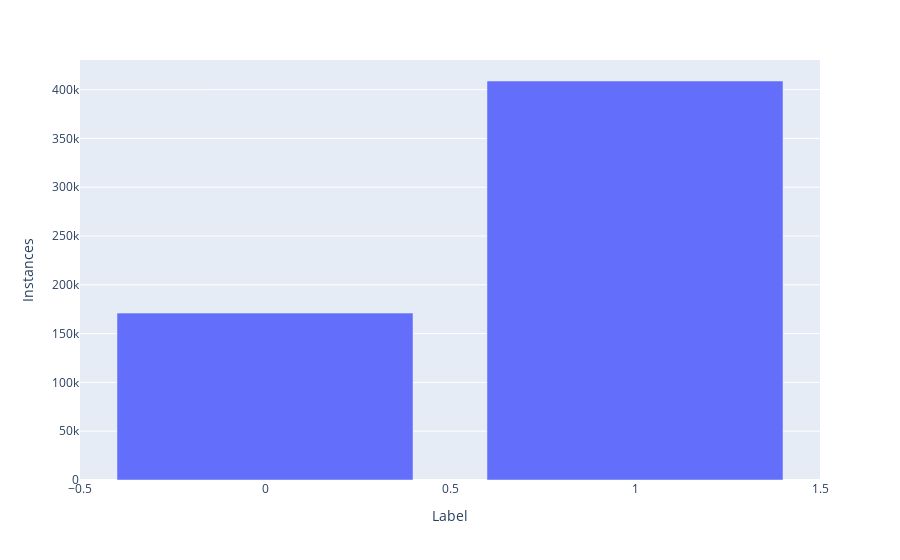

Source (notebook cell):
### Code cell
label_counter = pd.DataFrame(df.Label.value_counts())
print(label_counter.Label)
fig = px.bar(label_counter, x=label_counter.index, y=label_counter.Label)
fig.update_layout(
    xaxis_title="Label",
    yaxis_title="Instances",
)
fig.show()

### Figure 1 — Plotly figure (JSON) as saved in the notebook; plotly's stock layout.template omitted (floating-point values rounded to 4 significant figures)
{"data": [{"alignmentgroup": "True", "hovertemplate": "index=%{x}<br>Label=%{y}<extra></extra>", "legendgroup": "", "marker": {"color": "#636efa", "pattern": {"shape": ""}}, "name": "", "offsetgroup": "", "orientation": "v", "showlegend": false, "textposition": "auto", "type": "bar", "x": [1, 0], "xaxis": "x", "y": [408834, 171006], "yaxis": "y"}], "layout": {"barmode": "relative", "legend": {"tracegroupgap": 0}, "margin": {"t": 60}, "xaxis": {"anchor": "y", "domain": [0, 1], "title": {"text": "Label"}}, "yaxis": {"anchor": "x", "domain": [0, 1], "title": {"text": "Instances"}}}}
